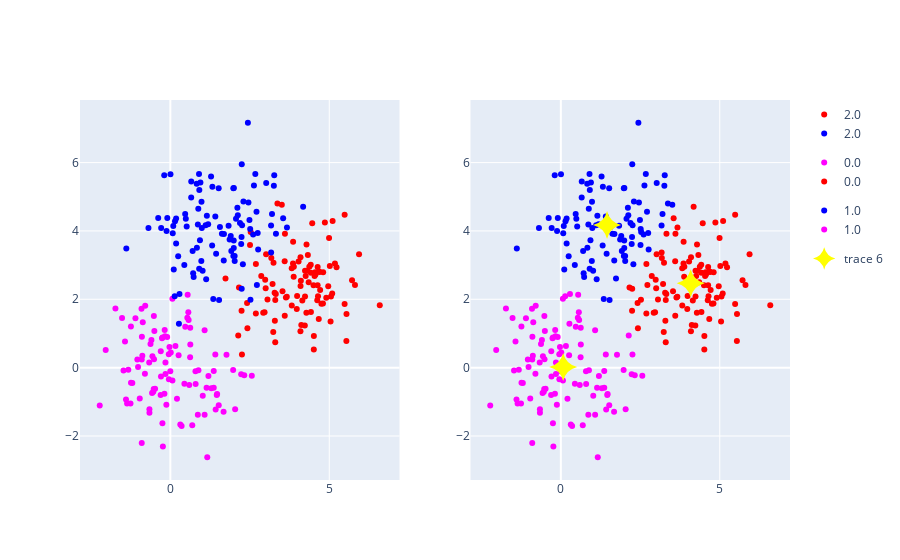

This figure's notebook cell:
### Code cell
fig = make_subplots(rows=1, cols=2, column_widths=[600,600], row_heights=[600])

# 注意，这里 用于分组的 group 和 cluster 都是分类变量，所以返回的 fig1 和 fig2 里，都有 3 条 trace，对应于三个簇
fig1 = px.scatter(data_frame=X_y, x='x1', y='x2',color='group', color_discrete_sequence=["red", "magenta", "blue"])
fig2 = px.scatter(data_frame=X_cluster, x='x1', y='x2', color='cluster', color_discrete_sequence=["red", "magenta", "blue"])

# 这里不能使用 add_trace 方法，
fig.add_traces(fig1.data, rows=1, cols=1)
fig.add_traces(fig2.data, rows=1, cols=2)
fig.add_trace(
    go.Scatter(x=kmeans.cluster_centers_[:,0], y=kmeans.cluster_centers_[:,1], 
               mode="markers",
               marker=dict(size=20, color='yellow', symbol='star-diamond')
    ), 
    row=1, col=2)

fig.show()
